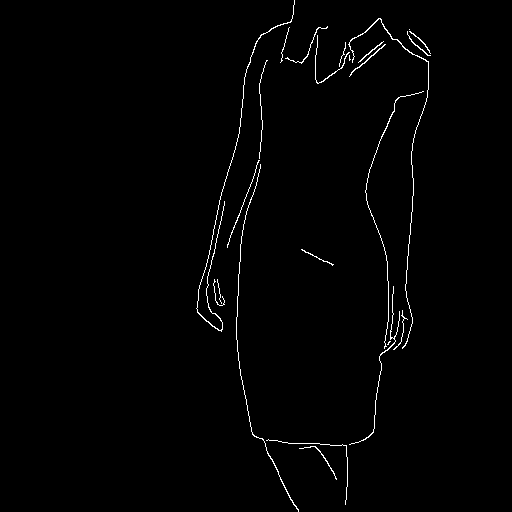
#> input picture outputs/garment_edge_clean.png, 512 x 512 px
$ python make_garment_mask.py
#> lines starting #> are read from the running program, lines starting #| are printed output that depends on the picture; after the words box and inside, x2 and y2 are one past the last pixel; in counts of white or black regions, pixels touching at a corner belong together
import cv2
import numpy as np


INPUT_PATH = "outputs/garment_edge_clean.png"
MASK_PATH = "outputs/garment_mask.png"
OUTLINE_PATH = "outputs/garment_outline.png"
CONTROL_PATH = "outputs/garment_control.png"

MIN_WIDTH = 60
MAX_JUMP = 35


# =========================
# 1. 读取干净 Canny 边缘图
# =========================
edge = cv2.imread(INPUT_PATH, cv2.IMREAD_GRAYSCALE)
#> edge: shape (512, 512); 1.1% white in thin lines or dots, all inside (x1, y1, x2, y2) = (196, 0, 431, 512)

if edge is None:
    raise FileNotFoundError(f"无法读取 {INPUT_PATH}")

_, edge = cv2.threshold(edge, 127, 255, cv2.THRESH_BINARY)


# =========================
# 2. 逐行寻找最靠近中心线的左右边界
#    尽量避开更靠外侧的手臂轮廓
# =========================
height, width = edge.shape
#> height = 512; width = 512
center_x = width // 2
#> center_x = 256
mask = np.zeros_like(edge)

prev_left = None
prev_right = None

for y in range(height):
    x_positions = np.where(edge[y] > 0)[0]
    left_candidates = x_positions[x_positions < center_x]
    right_candidates = x_positions[x_positions > center_x]

    if len(left_candidates) == 0 or len(right_candidates) == 0:
        continue

    left = int(left_candidates[-1])
    right = int(right_candidates[0])

    # =========================
    # 3. 宽度过滤与连续性约束
    # =========================
    if right - left < MIN_WIDTH:
        continue

    if prev_left is not None and abs(left - prev_left) > MAX_JUMP:
        left = prev_left
    if prev_right is not None and abs(right - prev_right) > MAX_JUMP:
        right = prev_right

    if right - left < MIN_WIDTH:
        continue

    mask[y, left:right + 1] = 255
    prev_left = left
    prev_right = right
#> this loop made 512 passes
#> right_candidates on passes 19 to 24: [292, 378, 379, 380], [291, 377, 378, 380, 381], [291, 376, 377, 381], [290, 291, 375, 376, 381], [287, 288, 289, 290, 374, 375, 381], [283, 284, 285, 286, 287, 373, 374, 382]
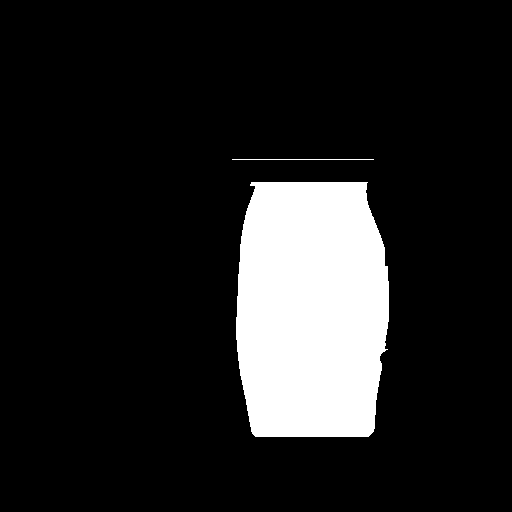
#> mask: shape (512, 512); 13.5% white; 2 white regions, box (x1, y1, x2, y2) and area: (236, 182, 389, 437) 35282, (232, 159, 374, 160) 142


# =========================
# 4. 形态学处理
#    close：填小洞、补缝隙
#    open ：去小毛刺
# =========================
kernel_close = cv2.getStructuringElement(cv2.MORPH_ELLIPSE, (15, 15))
mask = cv2.morphologyEx(mask, cv2.MORPH_CLOSE, kernel_close)
#> mask: shape (512, 512); 13.5% white; 2 white regions, box (x1, y1, x2, y2) and area: (236, 182, 389, 437) 35310, (232, 159, 374, 160) 142

kernel_open = cv2.getStructuringElement(cv2.MORPH_ELLIPSE, (5, 5))
mask = cv2.morphologyEx(mask, cv2.MORPH_OPEN, kernel_open)
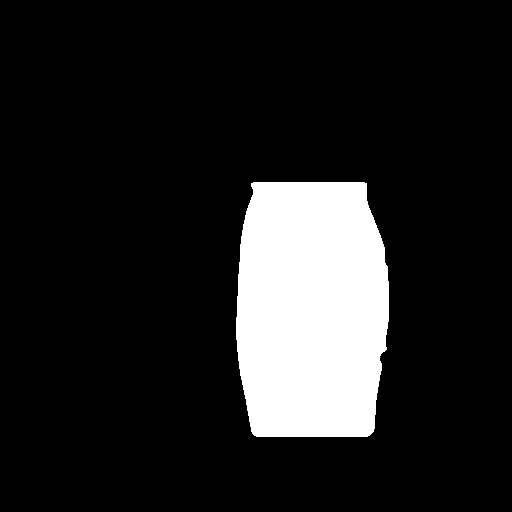
#> mask: shape (512, 512); 13.5% white; 1 white region, box (x1, y1, x2, y2) and area: (236, 182, 389, 437) 35300


# =========================
# 5. 只保留最大的连通区域
#    防止零散噪声块残留
# =========================
num_labels, labels, stats, _ = cv2.connectedComponentsWithStats(
    mask, connectivity=8
)
#> labels: shape (512, 512) int32; values 0 (black) and 1 (white), 13.5% white; 1 white region
#> num_labels = 2; stats = [[0, 0, 512, 512, 226844], [236, 182, 153, 255, 35300]]

if num_labels > 1:
    largest_label = 1 + np.argmax(stats[1:, cv2.CC_STAT_AREA])
#> largest_label = 1
    mask = np.where(labels == largest_label, 255, 0).astype(np.uint8)


# =========================
# 6. 去掉裙摆以下可能残留的腿部
# =========================
row_widths = np.sum(mask > 0, axis=1)
#> row_widths = 512 values, max 153 at index 317, min 0 at index 0, mean 68.95
valid_rows = np.where(row_widths > 0)[0]
#> valid_rows = 255 values from 182 to 436

if len(valid_rows) > 0:
    middle_rows = valid_rows[
        (valid_rows > valid_rows[0] + 20)
        & (valid_rows < valid_rows[-1] - 20)
    ]
#> middle_rows = 213 values from 203 to 415

    if len(middle_rows) > 0:
        body_width = np.median(row_widths[middle_rows])
#> body_width = 144
    else:
        body_width = np.median(row_widths[valid_rows])

    strong_rows = valid_rows[
        row_widths[valid_rows] >= 0.55 * body_width
    ]
#> strong_rows = 255 values from 182 to 436

    if len(strong_rows) > 0:
        bottom_y = strong_rows[-1]
#> bottom_y = 436
        mask[bottom_y + 1:, :] = 0


# =========================
# 7. 从 mask 提取外轮廓
# =========================
contours, _ = cv2.findContours(
    mask, cv2.RETR_EXTERNAL, cv2.CHAIN_APPROX_SIMPLE
)
#> contours = 1 contour; box (x1, y1, x2, y2) and area: (236, 182, 389, 437) 34932

outline = np.zeros_like(mask)
cv2.drawContours(outline, contours, -1, 255, thickness=2)
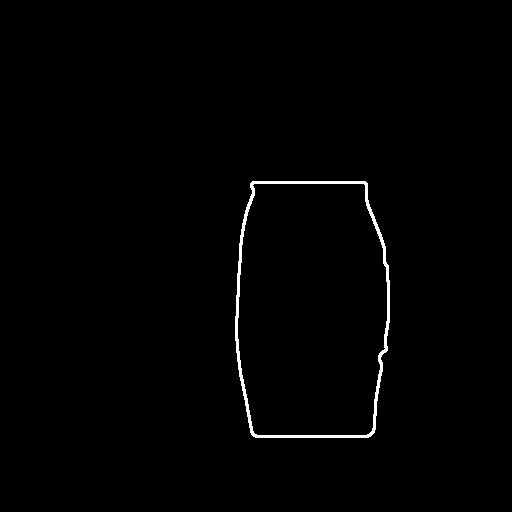
#> outline: shape (512, 512); 0.91% white; 1 white region, box (x1, y1, x2, y2) and area: (235, 181, 390, 438) 2377


# =========================
# 8. 把领口内部结构从原 edge 中拿回来
# =========================
control = outline.copy()

ys, xs = np.where(mask > 0)
if len(xs) > 0 and len(ys) > 0:
    x1, x2 = xs.min(), xs.max()
#> x1 = 236; x2 = 388
    y1, y2 = ys.min(), ys.max()
#> y1 = 182; y2 = 436

    top_h = int(0.30 * (y2 - y1))
#> top_h = 76
    neckline_region = np.zeros_like(mask)
    neckline_region[y1:y1 + top_h, x1:x2 + 1] = 255

    neckline_edges = cv2.bitwise_and(edge, neckline_region)
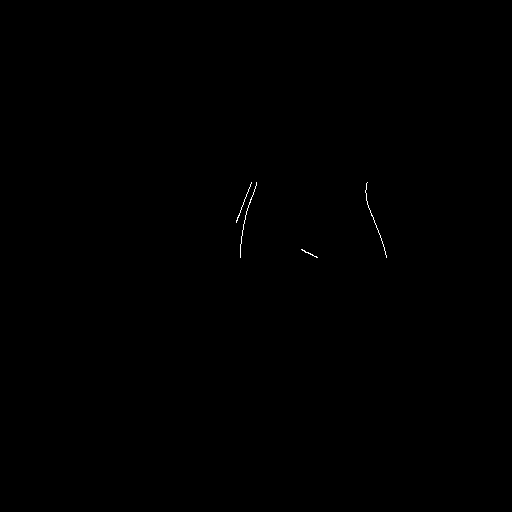
#> neckline_edges: shape (512, 512); 0.09% white in thin lines or dots, all inside (x1, y1, x2, y2) = (236, 182, 387, 258)
    control = cv2.bitwise_or(outline, neckline_edges)
#> control: shape (512, 512); 0.93% white; 2 white regions, box (x1, y1, x2, y2) and area: (235, 181, 390, 438) 2425, (301, 249, 318, 258) 24


# =========================
# 9. 保存结果
# =========================
cv2.imwrite(MASK_PATH, mask)
cv2.imwrite(OUTLINE_PATH, outline)
cv2.imwrite(CONTROL_PATH, control)

print("已生成：")
print("1)", MASK_PATH)
print("2)", OUTLINE_PATH)
print("3)", CONTROL_PATH)
